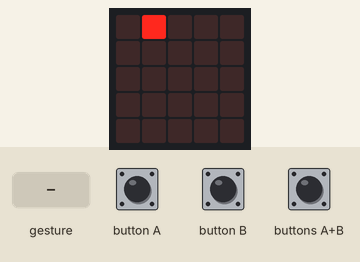
Recording of a program running on a simulated BBC micro:bit (MakeCode). Parts: the board's 5×5 LED display. The test bench sets the inputs (shaded band). Random numbers come from a fixed seed; a tilt is held for 1.5 s and a shake lasts 1 s, then the board lies face up again.

Above: at 3.7 s.
3.8 s: gesture 'logo up'
At 5.6 s:
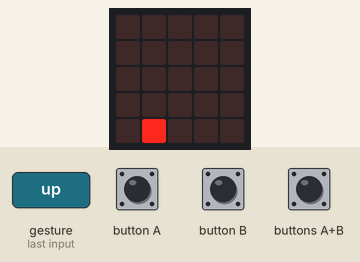
6.0 s: button A pressed for 0.15 s
At 7.3 s:
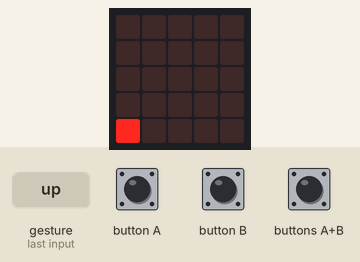
7.6 s: buttons A+B pressed for 0.15 s
At 8.5 s:
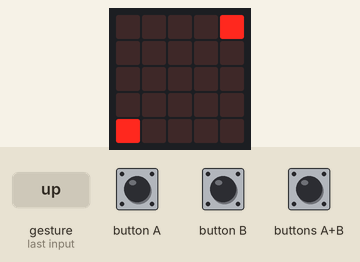
9.2 s: gesture 'tilt left'
At 10.7 s:
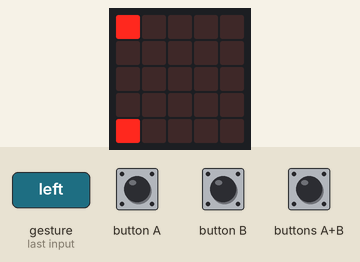
11.4 s: gesture 'screen down'
14.4 s: gesture 'shake'
At 14.81 s:
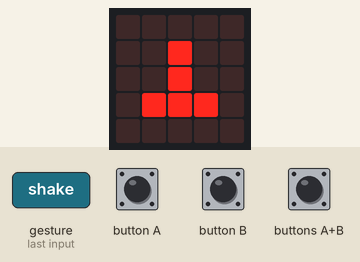
Timing chart, 0 to 17.4 s (numbered marks = the images above; inputs shaded):
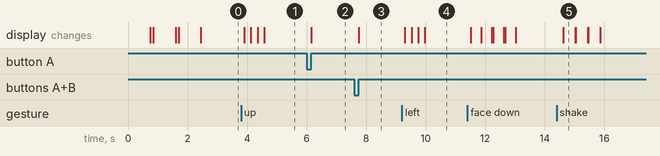

The program:

main.ts
```typescript
input.onButtonPressed(Button.A, function () {
    tabell[0].change(LedSpriteProperty.X, -1)
})
input.onButtonPressed(Button.AB, function () {
    if (_true == 1) {
        spawn(randint(0, 5), 0)
    }
})
function spawn (x: number, y: number) {
    tabell = [game.createSprite(x, y)]
}
input.onButtonPressed(Button.B, function () {
    tabell[0].change(LedSpriteProperty.X, 1)
})
let tabell: game.LedSprite[] = []
let _true = 0
for (let index = 0; index < 1; index++) {
    if (true) {
        spawn(randint(0, 5), 0)
    }
}
_true = 1
basic.showNumber(3)
basic.pause(100)
basic.showNumber(2)
basic.pause(100)
basic.showNumber(1)
basic.pause(100)
basic.clearScreen()
basic.forever(function () {
    if (input.isGesture(Gesture.ScreenDown)) {
        basic.clearScreen()
    }
    if (input.isGesture(Gesture.TiltRight)) {
        tabell[0].change(LedSpriteProperty.X, 1)
        basic.pause(200)
    }
    if (input.isGesture(Gesture.TiltLeft)) {
        tabell[0].change(LedSpriteProperty.X, -1)
        basic.pause(200)
    }
    if (input.isGesture(Gesture.LogoDown)) {
        tabell[0].change(LedSpriteProperty.Y, -1)
        basic.pause(200)
    }
    if (input.isGesture(Gesture.LogoUp)) {
        tabell[0].change(LedSpriteProperty.Y, 1)
        basic.pause(200)
    }
})
basic.forever(function () {
    if (input.isGesture(Gesture.Shake)) {
        basic.showLeds(`
            . . . . .
            . . # . .
            . . # . .
            . # # # .
            . . . . .
            `)
    }
})
```

test.ts
```typescript
// testene settes inn her; disse vil ikke kompilert så lenge denne pakken blir brukt som en utvidelse.
```

Measured:
- after the input at 3.8 s, the display: first changes after 0.11 s (image 1 shows a later state)
- after the input at 6.0 s, the display: changes after 0.15 s (image 2)
- after the input at 7.6 s, the display: changes after 0.15 s (image 3)
- after the input at 9.2 s, the display: first changes after 0.10 s (image 4 shows a later state)
- after the input at 14.4 s, the display: changes after 0.22 s (image 5)
- what the display in image 5 shows lasts 0.4 s, from 14.6 s to 15.0 s
